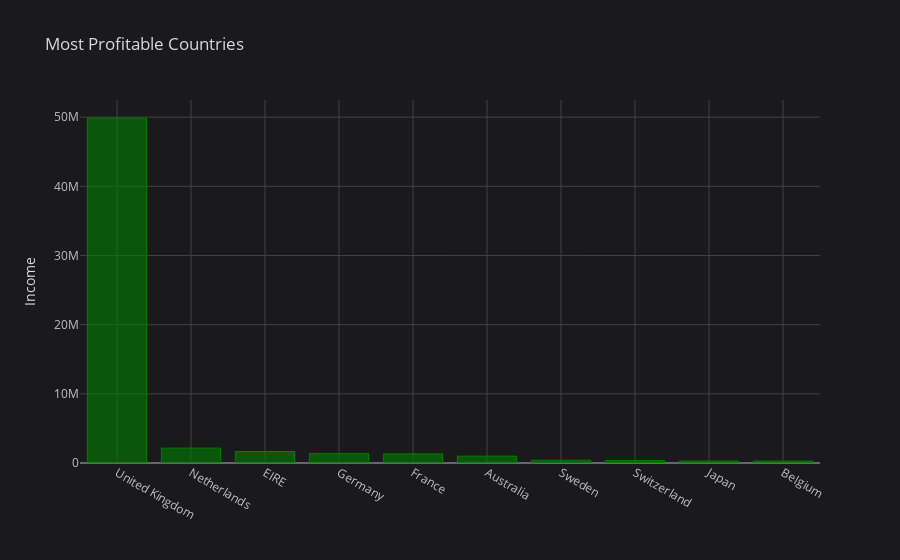
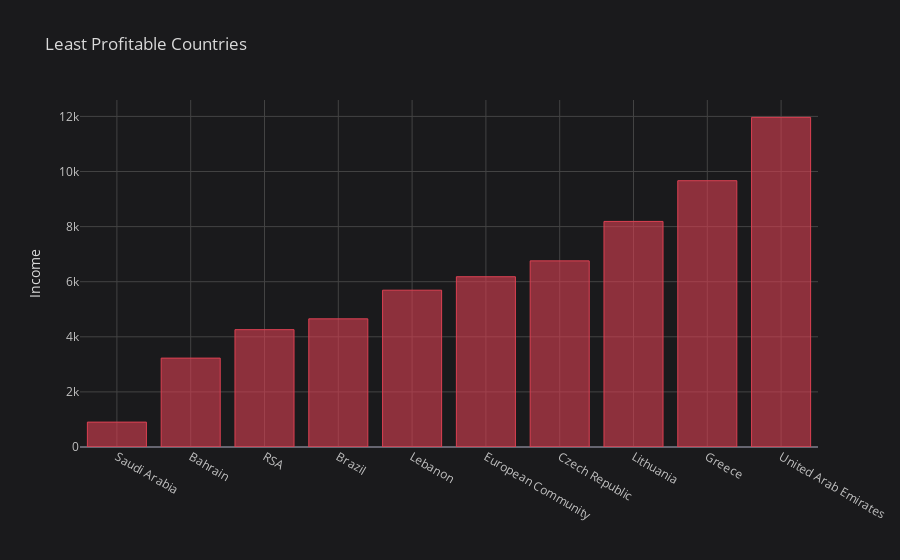

Here is the notebook cell these charts were saved with, in order:
### Code cell
most_profitable_countries.iplot(kind = 'bar', x = 'Country', y = 'Total', title = 'Most Profitable Countries', yTitle = 'Income', colors = 'Green')
least_profitable_countries.iplot(kind = 'bar', x = 'Country', y = 'Total', title = 'Least Profitable Countries', yTitle = 'Income', colors = 'Red')

### Figure 1 — Plotly figure (JSON) as saved in the notebook; plotly's stock layout.template omitted (floating-point values rounded to 4 significant figures)
{"data": [{"marker": {"color": "rgba(0, 128, 0, 0.6)", "line": {"color": "rgba(0, 128, 0, 1.0)", "width": 1}}, "name": "Total", "orientation": "v", "text": "", "type": "bar", "x": ["United Kingdom", "Netherlands", "EIRE", "Germany", "France", "Australia", "Sweden", "Switzerland", "Japan", "Belgium"], "y": [49860000.0, 2148000.0, 1659000.0, 1349000.0, 1316000.0, 988600.0, 396000.0, 358100.0, 283300.0, 271300.0]}], "layout": {"legend": {"bgcolor": "#1A1A1C", "font": {"color": "#D9D9D9"}}, "paper_bgcolor": "#1A1A1C", "plot_bgcolor": "#1A1A1C", "title": {"font": {"color": "#D9D9D9"}, "text": "Most Profitable Countries"}, "xaxis": {"gridcolor": "#434343", "showgrid": true, "tickfont": {"color": "#C2C2C2"}, "title": {"font": {"color": "#D9D9D9"}, "text": ""}, "zerolinecolor": "#666570"}, "yaxis": {"gridcolor": "#434343", "showgrid": true, "tickfont": {"color": "#C2C2C2"}, "title": {"font": {"color": "#D9D9D9"}, "text": "Income"}, "zerolinecolor": "#666570"}}}

### Figure 2 — Plotly figure (JSON) as saved in the notebook; plotly's stock layout.template omitted (floating-point values rounded to 4 significant figures)
{"data": [{"marker": {"color": "rgba(219, 64, 82, 0.6)", "line": {"color": "rgba(219, 64, 82, 1.0)", "width": 1}}, "name": "Total", "orientation": "v", "text": "", "type": "bar", "x": ["Saudi Arabia", "Bahrain", "RSA", "Brazil", "Lebanon", "European Community", "Czech Republic", "Lithuania", "Greece", "United Arab Emirates"], "y": [903.1, 3227.0, 4260.0, 4652.0, 5692.0, 6181.0, 6757.0, 8188.0, 9667.0, 11970.0]}], "layout": {"legend": {"bgcolor": "#1A1A1C", "font": {"color": "#D9D9D9"}}, "paper_bgcolor": "#1A1A1C", "plot_bgcolor": "#1A1A1C", "title": {"font": {"color": "#D9D9D9"}, "text": "Least Profitable Countries"}, "xaxis": {"gridcolor": "#434343", "showgrid": true, "tickfont": {"color": "#C2C2C2"}, "title": {"font": {"color": "#D9D9D9"}, "text": ""}, "zerolinecolor": "#666570"}, "yaxis": {"gridcolor": "#434343", "showgrid": true, "tickfont": {"color": "#C2C2C2"}, "title": {"font": {"color": "#D9D9D9"}, "text": "Income"}, "zerolinecolor": "#666570"}}}
